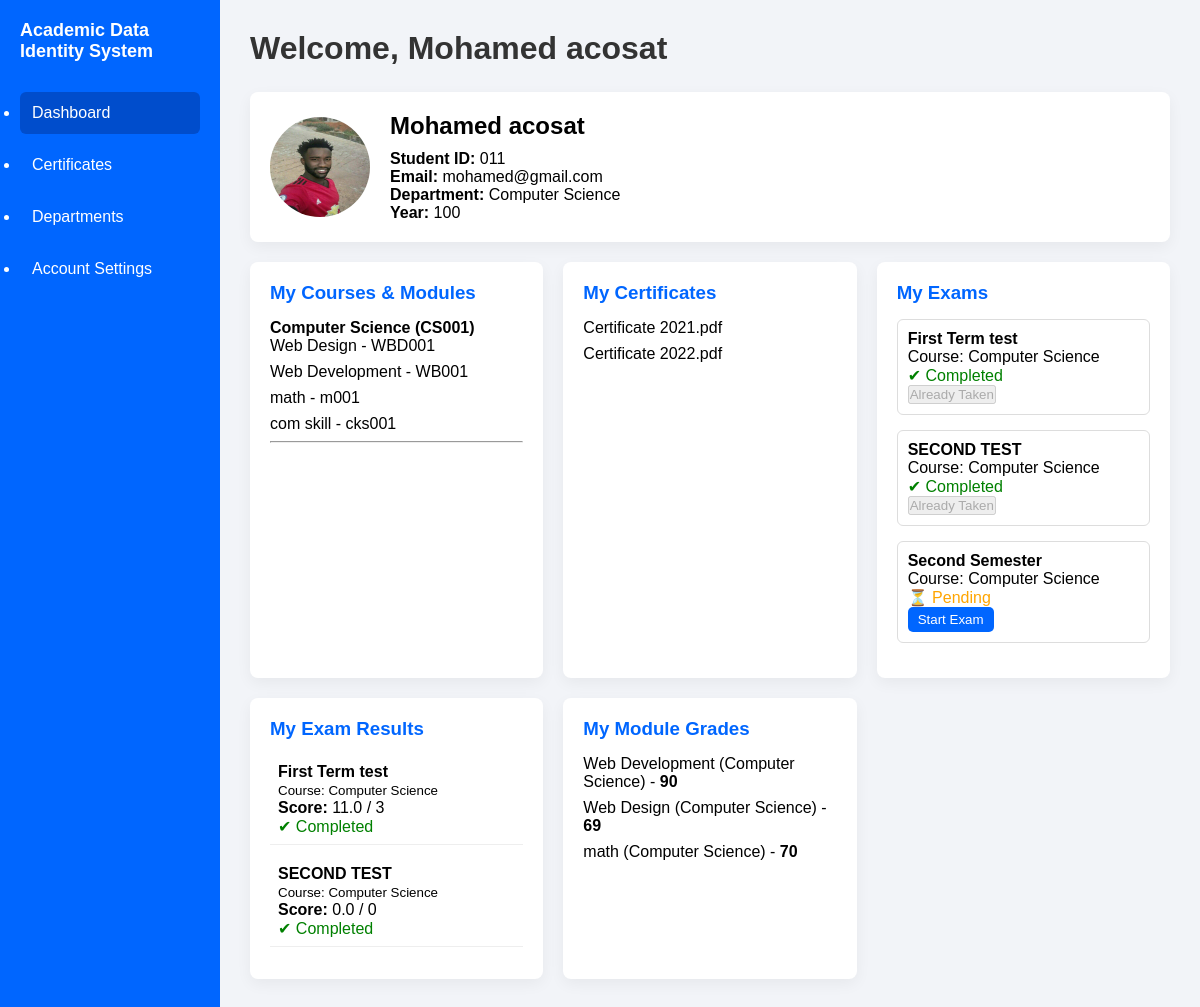
The app's page /dashboard/ (signed in) with its own data.
### Academic_Data_Identity_System/models.py (models this page shows, shortened)
class Student(models.Model):
    user = models.OneToOneField(User, on_delete=models.CASCADE)
    full_name = models.CharField(max_length=100, null=True)
    student_id = models.CharField(max_length=20, unique=True)
    level = models.CharField(max_length=20)
    department = models.CharField(max_length=50)
    date_of_birth = models.DateField(null=True)
    gender = models.CharField(max_length=10)
    profile_photo = models.ImageField(upload_to='profiles/', null=True)
    email = models.EmailField(null=True, blank=True)
    dob = models.DateField(null=True, blank=True)

class StudentCourses(models.Model):
    student = models.ForeignKey(Student, on_delete=models.CASCADE)
    course = models.ForeignKey(Course, on_delete=models.CASCADE)
    assigned_at = models.DateTimeField(auto_now_add=True)

class Course(models.Model):
    institution = models.ForeignKey(Institution, on_delete=models.CASCADE, null=True, blank=True)
    name = models.CharField(max_length=100)
    code = models.CharField(max_length=20, unique=True)
    credits = models.IntegerField(null=True)

class Module(models.Model):
    course = models.ForeignKey(Course, on_delete=models.CASCADE, related_name="modules")
    name = models.CharField(max_length=100)
    code = models.CharField(max_length=20)

class StudentExamAssignment(models.Model):
    student = models.ForeignKey(Student, on_delete=models.CASCADE)
    exam = models.ForeignKey(Exam, on_delete=models.CASCADE)
    assigned_at = models.DateTimeField(auto_now_add=True)
    is_completed = models.BooleanField(default=False)
    started_at = models.DateTimeField(null=True, blank=True)

class Exam(models.Model):
    course = models.ForeignKey(Course, on_delete=models.CASCADE)
    title = models.CharField(max_length=200)
    duration = models.IntegerField(help_text="Duration in minutes")
    created_at = models.DateTimeField(auto_now_add=True)
    module = models.ForeignKey(Module, on_delete=models.CASCADE, null=True, blank=True)

class StudentExam(models.Model):
    student = models.ForeignKey(Student, on_delete=models.CASCADE)
    exam = models.ForeignKey(Exam, on_delete=models.CASCADE)
    score = models.FloatField(default=0)
    submitted_at = models.DateTimeField(auto_now_add=True)
    completed = models.BooleanField(default=False)  # NEW

class StudentModuleGrade(models.Model):
    student = models.ForeignKey(Student, on_delete=models.CASCADE)
    module = models.ForeignKey(Module, on_delete=models.CASCADE)
    grade = models.CharField(max_length=5)

### Academic_Data_Identity_System/views.py (the view)
# urls.py: path('dashboard/', views.dashboard, name='dashboard'),
@login_required
def dashboard(request):
    student = get_object_or_404(Student, user=request.user)
    student_courses = StudentCourses.objects.filter(
        student=student
    ).select_related("course")
    assigned_exams = StudentExamAssignment.objects.filter(
        student=student
    ).select_related("exam", "exam__module")
    completed_exams = StudentExam.objects.filter(
        student=student,
        completed=True
    )
    grades = StudentModuleGrade.objects.filter(student=student)
    return render(request, "dashboard.html", {
        "student": student,
        "student_courses": student_courses,
        "assigned_exams": assigned_exams,
        "completed_exams": completed_exams,
        "grades": grades   # 🔥 REQUIRED
    })

### templates/dashboard.html (shortened to what this page needs)
<!DOCTYPE html>
<html lang="en">
<head>
{% load static %}
</head>
<body>
    <div class="dashboard-container">
        <aside class="sidebar">
            <div class="logo">Academic Data Identity System</div>
            <nav>
                <ul>
                    <li class="active"><a href="{% url 'dashboard' %}">Dashboard</a></li>
                    <li><a href="{% url 'certificate' %}">Certificates</a></li>
                    <li><a href="{% url 'department'%}">Departments</a></li>
                    <li>Account Settings</li>
                </ul>
            </nav>
        </aside>
        <main class="main-content">
            <h1>Welcome, {{ student.full_name }}</h1>
            <div class="card profile-card">
                {% if student.profile_photo %}
                <img src="{{student.profile_photo.url}}" alt="Profile Photo" class="profile-photo">
                {% else %}
                <img src="{% static 'logo.jpeg' %}" alt="Profile Photo" class="profile-photo">
                {% endif %}
                <div class="profile-info">
                    <h2>{{ student.full_name }}</h2>
                    <p><strong>Student ID:</strong> {{ student.student_id }}</student></p>
                    <p><strong>Email:</strong> {{ student.email }}</p>
                    <p><strong>Department:</strong> {{ student.department }}</p>
                    <p><strong>Year:</strong> {{ student.level }}</p>
                </div>
            </div>
            <div class="grid-container">
                <div class="card">
    <h3>My Courses & Modules</h3>
    {% for sc in student_courses %}
        <h4>{{ sc.course.name }} ({{ sc.course.code }})</h4>
        <ul>
            {% for module in sc.course.modules.all %}
                <li>{{ module.name }} - {{ module.code }}</li>
            {% empty %}
                <li>No modules assigned</li>
            {% endfor %}
        </ul>
        <hr>
    {% empty %}
        <p>No courses assigned yet.</p>
    {% endfor %}
</div>
                <div class="card">
                    <h3>My Certificates</h3>
                    <ul>
                        <li>Certificate 2021.pdf</li>
                        <li>Certificate 2022.pdf</li>
                    </ul>
                </div>
               <div class="card">
    <h3>My Exams</h3>
    {% for exam in assigned_exams %}
        <div style="margin-bottom: 15px; padding: 10px; border: 1px solid #ddd; border-radius: 6px;">
            <p><strong>{{ exam.exam.title }}</strong></p>
            <p>Course: {{ exam.exam.course.name }}</p>
            {% if exam.is_completed %}
                <p style="color: green;">✔ Completed</p>
                <a href="#">
                    <button disabled>Already Taken</button>
                </a>
            {% else %}
                <p style="color: orange;">⏳ Pending</p>
                <a href="{% url 'take_exam' exam.exam.id %}">
                    <button style="background:#0066ff; color:white; padding:5px 10px; border:none; border-radius:5px;">
                        Start Exam
                    </button>
                </a>
            {% endif %}
        </div>
    {% empty %}
        <p>No exams assigned yet.</p>
    {% endfor %}
</div>
<div class="card">
    <h3>My Exam Results</h3>
    {% if completed_exams %}
        <ul>
            {% for result in completed_exams %}
                <li style="margin-bottom: 12px; padding: 8px; border-bottom: 1px solid #eee;">
                    <strong>{{ result.exam.title }}</strong><br>
                    <small>Course: {{ result.exam.course.name }}</small><br>
                    <span><strong>Score:</strong> {{ result.score }} / {{ result.exam.mcqquestion_set.count }}</span><br>
                    <span style="color:green;">✔ Completed</span>
                </li>
            {% endfor %}
        </ul>
    {% else %}
        <p>No completed exams yet.</p>
    {% endif %}
</div>
<div class="card">
    <h3>My Module Grades</h3>
    <ul>
        {% for g in grades %}
            <li>
                {{ g.module.name }} ({{ g.module.course.name }}) -
                <strong>{{ g.grade }}</strong>
            </li>
        {% empty %}
            <li>No grades yet</li>
        {% endfor %}
    </ul>
</div>
            </div>
        </main>
    </div>
</body>
</html>

### templates/dashboard.html (style rules this page uses)
* { margin: 0; padding: 0; box-sizing: border-box; font-family: Arial, sans-serif; }
.dashboard-container { display: flex; height: 100vh; }
.sidebar { width: 220px; background-color: #0066ff; color: white; display: flex; flex-direction: column; padding: 20px; }
.sidebar .logo { font-size: 18px; font-weight: bold; margin-bottom: 30px; }
.sidebar ul a { list-style: none; }
.sidebar ul a { list-style: none; text-decoration: none; color: white; list-style-type: none; }
.sidebar ul li { padding: 12px; margin-bottom: 10px; cursor: pointer; border-radius: 6px; }
.sidebar ul li:hover, .sidebar ul li.active { background-color: #004dcc; }
.main-content { flex: 1; padding: 30px; background-color: #f2f4f8; overflow-y: auto; }
.main-content h1 { margin-bottom: 25px; color: #333; }
.profile-card { display: flex; background: white; padding: 20px; border-radius: 8px; margin-bottom: 20px; align-items: center; box-shadow: 0 5px 15px rgba(0,0,0,0.1); }
.profile-photo { border-radius: 50%; width: 100px; height: 100px; margin-right: 20px; }
.profile-info h2 { margin-bottom: 10px; }
.grid-container { display: grid; grid-template-columns: repeat(auto-fill, minmax(220px, 1fr)); gap: 20px; }
.card { background: white; padding: 20px; border-radius: 8px; box-shadow: 0 5px 15px rgba(0,0,0,0.05); }
.card h3 { margin-bottom: 15px; color: #0066ff; }
.card ul { list-style: none; }
.card ul li { margin-bottom: 8px; }

### records on screen
Student: full_name "Mohamed acosat", profile_photo (picture), student_id "011", email "mohamed@gmail.com", department "Computer Science", level "100"
StudentCourses: course.name "Computer Science", course.code "CS001"
Module: name "Web Design", code "WBD001"
Module: name "Web Development", code "WB001"
Module: name "math", code "m001"
Module: name "com skill", code "cks001"
StudentExamAssignment: exam "First Term test", exam.course.name "Computer Science", is_completed "✔ Completed"
StudentExamAssignment: exam "SECOND TEST", exam.course.name "Computer Science", is_completed "✔ Completed"
StudentExamAssignment: exam "Second Semester", exam.course.name "Computer Science", is_completed "⏳ Pending"
StudentExam: exam "First Term test", exam.course.name "Computer Science", score "11.0", exam.mcqquestion_set.count "3"
StudentExam: exam "SECOND TEST", exam.course.name "Computer Science", score "0.0", exam.mcqquestion_set.count "0"
StudentModuleGrade: module.name "Web Development", module.course.name "Computer Science", grade "90"
StudentModuleGrade: module.name "Web Design", module.course.name "Computer Science", grade "69"
StudentModuleGrade: module.name "math", module.course.name "Computer Science", grade "70"
